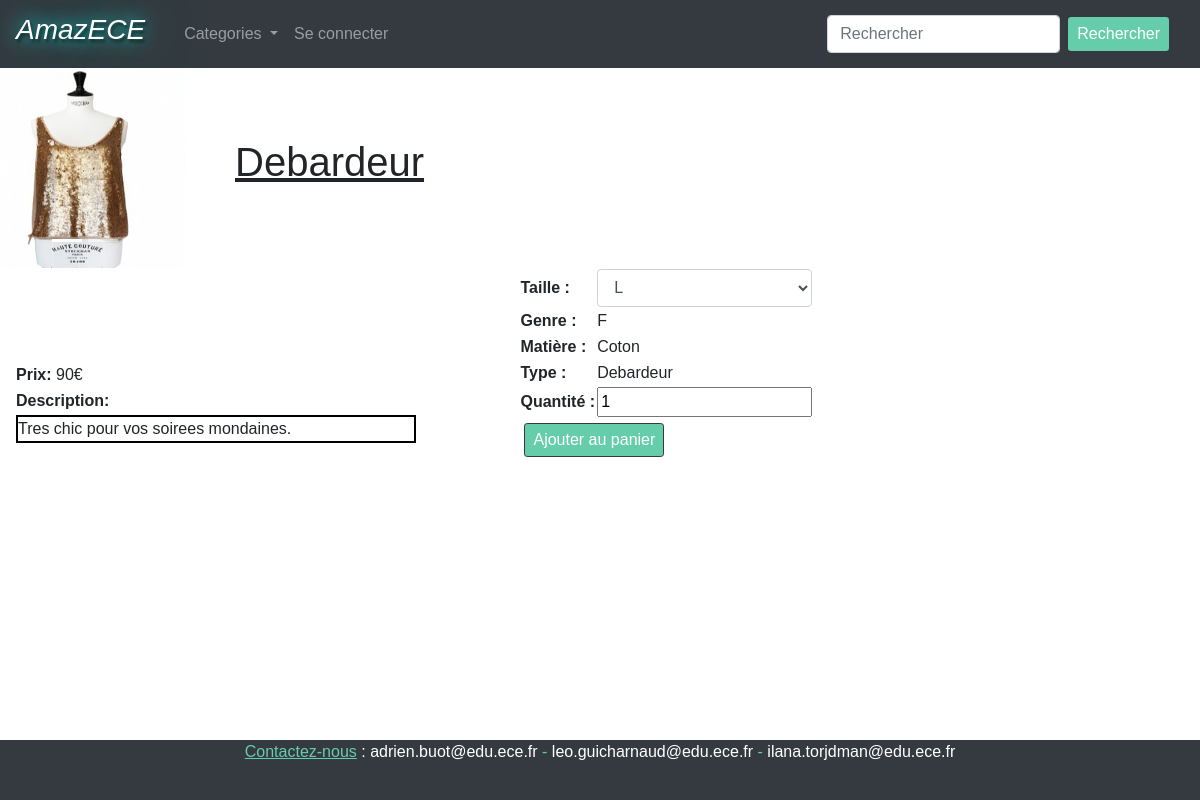
/front/objet.php?ID=2&categorie=0, run on the app's committed database.
### tables this page shows
CREATE TABLE Item(Id INT PRIMARY KEY NOT NULL AUTO_INCREMENT,Nb_Click int NOT NULL, Nb_Ventes int NOT NULL, Nom varchar(50) NOT NULL, Prix float NOT NULL,Description text(1000) NOT NULL,Marque varchar(50) NOT NULL,media int NOT NULL, FOREIGN KEY(media) REFERENCES media(Id));

CREATE TABLE Media(Id INT PRIMARY KEY NOT NULL AUTO_INCREMENT, Path1 varchar(50) NOT NULL,Path2 varchar(50),Path3 varchar(50),Path4 varchar(50),Path5 varchar(50));

CREATE TABLE Vetements(Genre varchar(50) NOT NULL, Matiere varchar(50) NOT NULL, Type varchar(50) NOT NULL, item int NOT NULL, FOREIGN KEY(item) REFERENCES item(Id));

### sendRequest.php (called while the page is built, shortened)
<?php
	function sendRequest($sql){
		$database = "amazece";
		$db_handle = mysqli_connect('localhost','root','');
		$db_found = mysqli_select_db($db_handle,$database);
		if($db_found){
			$result = mysqli_query($db_handle, $sql);
			return $result;
		}
		else{
				echo "Database not found";
		}
	}
?>

### front/objet.php (the view, shortened to what this page needs)
<?php
	include("../sendRequest.php");
?>
<?php
	$result = sendRequest("SELECT * FROM Item, Media WHERE '".$_GET['ID']."'=Item.Id AND Media.id = item.media ");
	while($data=mysqli_fetch_assoc($result)){
		$Nom = isset($data['Nom'])? $data['Nom']:"";
		$Description = isset($data['Description'])? $data['Description']:"";
		$Image1 = isset($data['Path1'])? $data['Path1']:"Media/";
		$Image2 = isset($data['Path2'])? $data['Path2']:"Media/";
		$Image3 = isset($data['Path3'])? $data['Path3']:"Media/";
		$Image4 = isset($data['Path4'])? $data['Path4']:"Media/";
		$Image5 = isset($data['Path5'])? $data['Path5']:"Media/";
		$Prix = isset($data['Prix'])? $data['Prix']:"";
	}
?>
<!DOCTYPE html>
<html>
<head>
	<link rel="stylesheet" href="https://stackpath.bootstrapcdn.com/bootstrap/4.1.3/css/bootstrap.min.css">
	<link rel="stylesheet" href="styles.css">
</head>
<body>
	<?php
		include("header.php");
	?>
	<div class="row">
		<div id="display" class="carousel slide" data-ride="carousel">
		  <ul class="carousel-indicators">
		    <li data-target="#display" data-slide-to="0" class="active"></li>
		    <?php
		    	if($Image2 != "Media/"){
		    ?>
		    <li data-target="#display" data-slide-to="1"></li>
		    <?php
		    	}if($Image3 != "Media/"){
		    ?>
		    <li data-target="#display" data-slide-to="2"></li>
		    <?php
		    	}if($Image4 != "Media/"){
		    ?>
		    <li data-target="#display" data-slide-to="3"></li>
		    <?php
		    	}if($Image5 != "Media/"){
		    ?>
		    <li data-target="#display" data-slide-to="4"></li>
		    <?php
		    	}
		    ?>
		  </ul>
		  <div class="carousel-inner">
		    <div class="carousel-item active">
		      <?php echo '<img src="' .$Image1. '" alt="Image de l objet" width="200" height="200">'; ?>
		    </div>
		  </div>
		  <a class="carousel-control-prev" href="#display" data-slide="prev">
		    <span class="carousel-control-prev-icon"></span>
		  </a>
		  <a class="carousel-control-next" href="#display" data-slide="next">
		    <span class="carousel-control-next-icon"></span>
		  </a>
		</div>
		<h1 class="nobjet"><?php echo $Nom; ; ?></h1>
	</div>
	<div class="block col-lg-5" >
		<table>
				<td><span  class="titre">Prix:</span>
				<?php echo $Prix . '€'; ?></td>
			<tr><td class="titre">Description:</td></tr>
			<tr><td><div class="description"><?php echo $Description; ?></td></tr>
		</table>
	</div>
	<div class="block col-lg-6" >
		<form action="../ajouterPanier.php" method="POST">
			<table>
	<?php
		if($_GET['categorie'] == 0){
			$result = sendRequest("SELECT * FROM Vetements, Item WHERE Item.Id = '" . $_GET['ID'] . "' AND Vetements.item = Item.Id");
			while($data = mysqli_fetch_assoc($result)){
				$genre = isset($data['Genre'])?$data['Genre']:"";
				$matiere = isset($data['Matiere'])?$data['Matiere']:"";
				$type = isset($data['Type'])?$data['Type']:"";
			}
	?>
					<tr>
					<td class="titre">Taille :</td>
					<td>
					<SELECT id="taille" name="Taille" class="form-control" onclick="loadCouleurDispo()">
				<?php
						$result = sendRequest("SELECT produits.Taille FROM produits, item WHERE item.Id = produits.Objet AND item.id = " . $_GET['ID'] );
						while($data = mysqli_fetch_assoc($result)){
							$taille = isset($data['Taille'])?$data['Taille']:"";
							if ($taille == 'L'){
								echo '<OPTION VALUE="L" >L</OPTION>';
								break;
							}
						}
				?>
										</SELECT>
					</td>
				</tr>
				<tr>
					<td class="titre">Genre : </td>
					<td><?php echo $genre; ?></td>
				</tr>
				<tr>
					<td class="titre">Matière : </td>
					<td><?php echo $matiere; ?></td>
				</tr>
				<tr>
					<td class="titre">Type : </td>
					<td><?php echo $type; ?></td>
	<?php
		}else if($_GET['categorie'] == 1){
			$result = sendRequest("SELECT * FROM Musiques, Item WHERE Item.Id = '" . $_GET['ID'] . "' AND Musiques.item = Item.Id");
			while($data = mysqli_fetch_assoc($result)){
				$auteur = isset($data['Auteur'])?$data['Auteur']:"";
				$type = isset($data['Type'])?$data['Type']:"";
				$duree = isset($data['Duree'])?$data['Duree']:"";
				$style = isset($data['Style'])?$data['Style']:"";
				$format = isset($data['Format'])?$data['Format']:"";
			}
	?>
			<tr>
				<td class="titre">Auteur : </td>
				<td><?php echo $auteur; ?></td>
			</tr>
			<tr>
				<td class="titre">Type : </td>
				<td><?php echo $type; ?></td>
			</tr>
			<tr>
				<td class="titre">Duree : </td>
				<td><?php echo $duree; ?></td>
			</tr>
			<tr>
				<td class="titre">Style : </td>
				<td><?php echo $style; ?></td>
			</tr>
			<tr>
				<td class="titre">Format : </td>
				<td><?php echo $format; ?></td>
			</tr>
	<?php
		}else if($_GET['categorie'] == 2){
			$result = sendRequest("SELECT * FROM Livres, Item WHERE Item.Id = '" . $_GET['ID'] . "' AND Livres.item = Item.Id");
			while($data = mysqli_fetch_assoc($result)){
				$auteur = isset($data['Auteur'])?$data['Auteur']:"";
				$nb_pages = isset($data['Nb_Pages'])?$data['Nb_Pages']:"";
				$date_sortie = isset($data['Date_Sortie'])?$data['Date_Sortie']:"";
				$genre = isset($data['Genre'])?$data['Genre']:"";
				$format = isset($data['Format'])?$data['Format']:"";
			}
	?>
				<tr>
				<td class="titre">Auteur : </td>
				<td><?php echo $auteur; ?></td>
			</tr>
			<tr>
				<td class="titre">Nombre de pages : </td>
				<td><?php echo $nb_pages; ?></td>
			</tr>
			<tr>
				<td class="titre">Date de sortie : </td>
				<td><?php echo $date_sortie; ?></td>
			</tr>
			<tr>
				<td class="titre">Genre : </td>
				<td><?php echo $genre; ?></td>
			</tr>
			<tr>
				<td class="titre">Format : </td>
				<td><?php echo $format; ?></td>
			</tr>
	<?php
		}else if($_GET['categorie'] == 3){
			$result = sendRequest("SELECT * FROM Sport_et_Loisir, Item WHERE Item.Id = '" . $_GET['ID'] . "' AND Sport_et_Loisir.item = Item.Id");
			while($data = mysqli_fetch_assoc($result)){
				$code = isset($data['Code'])?$data['Code']:"";
				$poids = isset($data['Poids'])?$data['Poids']:"";
				$taille = isset($data['Taille'])?$data['Taille']:"";
			}
	?>
			<tr>
				<td class="titre">Code : </td>
				<td><?php echo $code; ?></td>
			</tr>
			<tr>
				<td class="titre">Poids : </td>
				<td><?php echo $poids; ?></td>
			</tr>
			<tr>
				<td class="titre">Taille : </td>
				<td><?php echo $taille; ?></td>
			</tr>
	<?php
		}
	?>
				</tr>
					<tr class="titre">
						<td>Quantité :</td>
						<td><input type="number" id="Qte" name="Qte" value = 1 ></td>
				</tr>
			</table>
			<input class="bouton btn btn-dark btn-sm" type="submit" value="Ajouter au panier" />
		</form>
	</div>
	<?php
		include ("footer.php");
	?>
</body>
</html>

### front/styles.css (style rules this page uses)
a { color:black; text-decoration:none; }
h1 { font-style: bold; font:left; }
body, html { height:100vh; }
.description { border: 2px black solid ; word-wrap: break-word; width:400px; }
.nobjet { margin: 70px 50px; text-align: center; text-decoration: underline ; }
.btn { background-color:#66CDAA; color: white; width: auto; font-family:Verdana, Geneva, sans-serif; font-size: 1em; }
.block { border: 1px black; display: inline-block; }
.bouton { margin: 5px; }
.titre { font-weight: bold; }
p, h1,h2, h3, body { font-family:Verdana, Geneva, sans-serif; }

### front/footer.php (style rules this page uses)
a { color:white; }

### data on the page
item: media.Path1 (picture), Nom "Debardeur", Prix "90", Description "Tres chic pour vos soirees mondaines."
vetements: Genre "F", Matiere "Coton", Type "Debardeur"
